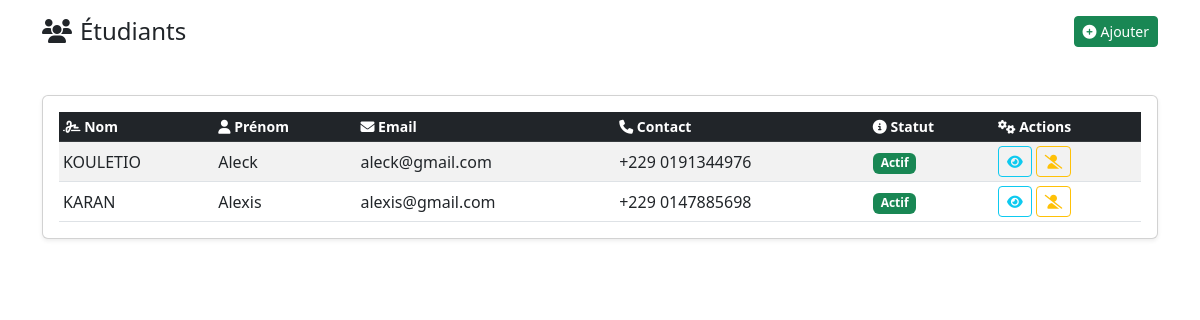
/, run on an earlier commit of the app's database.
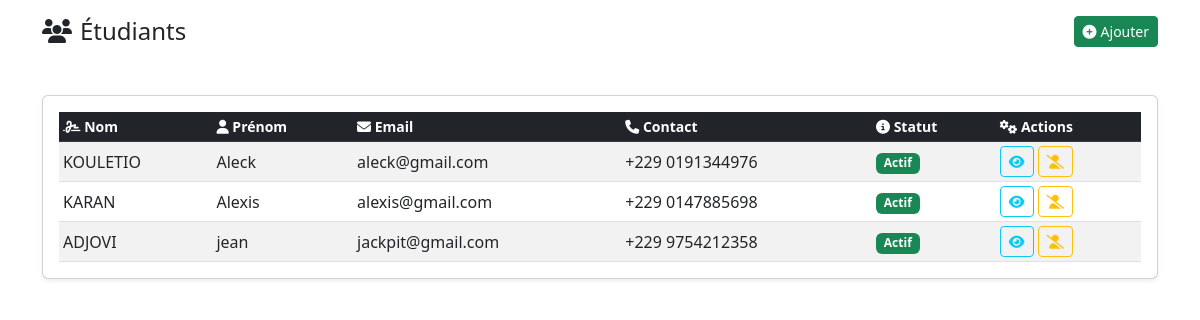
And on a later commit of the database.
### etudiants/models.py (models this page shows, shortened)
class User(models.Model):
    nom = models.CharField(max_length=100)
    prenom = models.CharField(max_length=100)
    email = models.EmailField(unique=True)
    contact = models.CharField(max_length=15, blank=True, null=True)
    is_valid = models.BooleanField(default=False, null=True)
    class Meta:
        ordering = ["-nom"]

### etudiants/views.py (the view, shortened to what this page needs)
# urls.py: path('', views.list_etudiants, name='liste_etudiants'),
def list_etudiants(request):
    with connection.cursor() as cursor:
        cursor.execute("SELECT id, nom, prenom, email, contact, is_valid FROM etudiants_user")
        rows = cursor.fetchall()
    etudiants = []
    for r in rows:
        etudiants.append({
            'id': r[0],
            'nom': r[1],
            'prenom': r[2],
            'email': r[3],
            'contact': r[4],
            'is_valid': r[5]
        })
    return render(request, 'etudiants/home.html', {'etudiants':etudiants})

### etudiants/templates/etudiants/home.html (shortened to what this page needs)
{% extends 'etudiants/base.html' %}
{% load static %}
{% block content %}
<div class="container mt-3">
    <div class="d-flex justify-content-between align-items-center mb-5">
        <h4 class="mb-0"><i class="fas fa-users me-2"></i>Étudiants</h4>
        <a href="{% url 'etudiants:ajouter_etudiant' %}" class="btn btn-success btn-sm">
            <i class="fas fa-plus-circle me-1"></i>Ajouter
        </a>
    </div>
    <div class="card shadow-sm">
        <div class="card-body p-3">
            <div class="table-responsive">
                <table class="table table-sm table-hover table-striped align-middle mb-0">
                    <thead class="table-dark small">
                        <tr>
                            <th><i class="fas fa-signature"></i> Nom</th>
                            <th><i class="fas fa-user"></i> Prénom</th>
                            <th><i class="fas fa-envelope"></i> Email</th>
                            <th><i class="fas fa-phone"></i> Contact</th>
                            <th><i class="fas fa-info-circle"></i> Statut</th>
                            <th><i class="fas fa-cogs"></i> Actions</th>
                        </tr>
                    </thead>
                    <tbody>
                        {% for etudiant in etudiants %}
                        <tr>
                            <td>{{ etudiant.nom }}</td>
                            <td>{{ etudiant.prenom }}</td>
                            <td>{{ etudiant.email }}</td>
                            <td>{{ etudiant.contact }}</td>
                            <td>
                                {% if etudiant.is_valid %}
                                    <span class="badge bg-success">Actif</span>
                                {% else %}
                                    <span class="badge bg-danger">Inactif</span>
                                {% endif %}
                            </td>
                            <td>
                                <div class="d-flex gap-1">
                                    <a href="{% url 'etudiants:detail_etudiant' etudiant.id %}" class="btn btn-outline-info btn-sm" title="Détails">
                                        <i class="fas fa-eye"></i>
                                    </a>
                                    {% if etudiant.is_valid %}
                                        <form method="post" class="d-inline">
                                            <button type="submit" class="btn btn-outline-warning btn-sm" title="Désactiver"
                                                    onclick="return confirm('Êtes-vous sûr de vouloir désactiver cet étudiant ?')">
                                                <i class="fas fa-user-slash"></i>
                                            </button>
                                        </form>
                                    {% endif %}
                                </div>
                            </td>
                        </tr>
                        {% endfor %}
                    </tbody>
                </table>
            </div>
        </div>
    </div>
</div>
{% endblock %}

What changed in the data, as far as the page shows it:
added User: nom "ADJOVI", prenom "jean", email "jackpit@gmail.com", contact "+229 9754212358"
